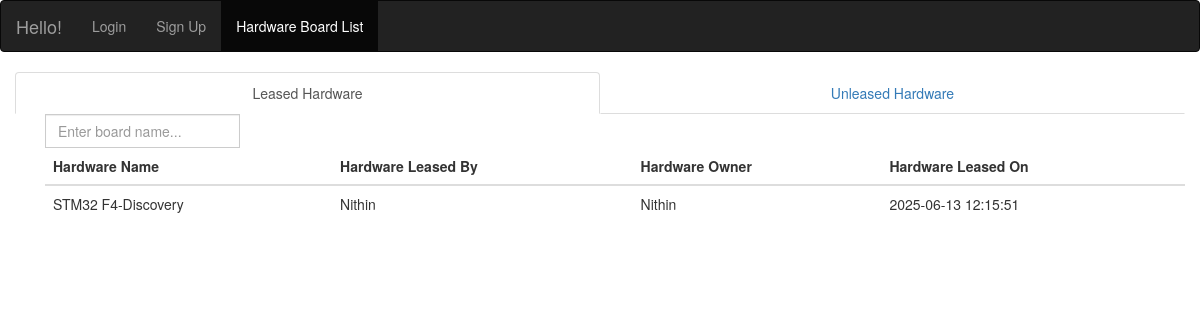
The page /hardware_list on the database its author committed.
### models.py (models this page shows, shortened)
class Checkout(db.Model):
    __tablename__ = 'checkout'
    id = db.Column(db.Integer, primary_key=True)
    user_id = db.Column(db.Integer, db.ForeignKey('user.id'), nullable=False)
    hardware_id = db.Column(db.Integer, db.ForeignKey('hardware.id'), nullable=False)
    pending_checkout_date = db.Column(db.DateTime, nullable=True)
    pending_return_date = db.Column(db.DateTime, nullable=True)
    checkout_date = db.Column(db.DateTime, nullable=True)
    return_date = db.Column(db.DateTime, nullable=True)
    state = db.Column(db.String(150), nullable=False)
    hw_leaser = db.relationship('User', backref=db.backref('hw_leaser_name', lazy=True))
    hardware = db.relationship('Hardware', back_populates='checkouts')

class Hardware(db.Model):
    __tablename__ = 'hardware'
    id = db.Column(db.Integer, primary_key=True)
    name = db.Column(db.String(150), nullable=False)
    count = db.Column(db.Integer, nullable=False)
    owner_id = db.Column(db.Integer, db.ForeignKey('user.id'), nullable=False)
    hw_owner = db.relationship('User', backref=db.backref('hw_owner_name', lazy=True))
    checkouts = db.relationship('Checkout', back_populates='hardware')

class User(UserMixin, db.Model):
    __tablename__ = 'user'
    id = db.Column(db.Integer, primary_key=True)
    username = db.Column(db.String(150), unique=True, nullable=False)
    password_hash = db.Column(db.String(128), nullable=False)
    privilege_level = db.Column(db.String(50), nullable=False, default='user')
    approval_status = db.Column(db.String(50), nullable=False, default='pending')

### app.py (the view)
@app.route('/hardware_list', methods=['GET'])
def hardware_list():
    active_checkouts = Checkout.query.filter(
        Checkout.state == 'taken'
    ).all()
    unleased_hardware = Hardware.query.filter(
        Hardware.count > 0).all()
    return render_template('hardware_list.html', active_checkouts=active_checkouts, unleased_hardware=unleased_hardware)

### app.py (called while the page is built)
@app.context_processor
def inject_active_page():
    is_hw_owner = False
    if current_user.is_authenticated:
        is_hw_owner = Hardware.query.filter_by(owner_id=current_user.id).first() is not None
    return dict(active_page=request.endpoint, is_hw_owner=is_hw_owner)

### templates/hardware_list.html (shortened to what this page needs)
<!DOCTYPE html>
<html lang="en">
<head>
    <link rel="stylesheet" href="https://maxcdn.bootstrapcdn.com/bootstrap/3.4.1/css/bootstrap.min.css">
</head>
<body>
    {% extends "navbar.html" %}
    {% block content %}
    <div class="row pt-5">
        <ul class="nav nav-tabs nav-justified">
            <li class="active"><a data-toggle="pill" href="#leased_hardware">Leased Hardware</a></li>
            <li><a data-toggle="pill" href="#unleased_hardware">Unleased Hardware</a></li>
        </ul>
    </div>
    <div class="tab-content">
        <div id="leased_hardware" class="tab-pane fade in active">
            <div class="container">
                <div class="input-group mb-3 mw-100">
                    <input type="text" class="form-control live-search-box" aria-label="target_name"
                        placeholder="Enter board name..." aria-describedby="inputGroup-sizing-default">
                </div>
                <div class="table-responsive">
                    <table class="table">
                        <thead>
                            <tr>
                                <th>Hardware Name</th>
                                <th>Hardware Leased By</th>
                                <th>Hardware Owner</th>
                                <th>Hardware Leased On</th>
                            </tr>
                        </thead>
                        <tbody class="live-search-list" id="hardwareList">
                            {% for item in active_checkouts %}
                            <tr>
                                <td>{{ item.hardware.name }}</td>
                                <td>{{ item.hw_leaser.username }}</td>
                                <td>{{ item.hardware.hw_owner.username }}</td>
                                <td>{{ item.checkout_date }}</td>
                            </tr>
                            {% endfor %}
                        </tbody>
                    </table>
                </div>
            </div>
        </div>
    </div>
    {% endblock %}

### rows shown on the page
Checkout: hardware.name "STM32 F4-Discovery", hw_leaser.username "Nithin", hardware.hw_owner.username "Nithin", checkout_date "2025-06-13 12:15:51"
